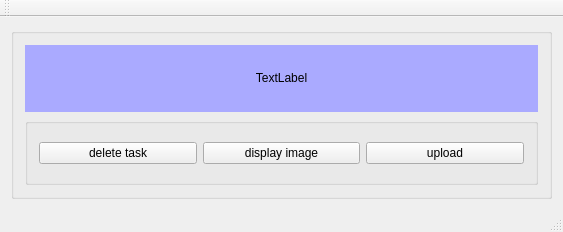
<?xml version="1.0" encoding="UTF-8"?>
<ui version="4.0">
 <class>cellClass</class>
 <widget class="QMainWindow" name="cellClass">
  <property name="geometry">
   <rect>
    <x>0</x>
    <y>0</y>
    <width>563</width>
    <height>232</height>
   </rect>
  </property>
  <property name="maximumSize">
   <size>
    <width>563</width>
    <height>400</height>
   </size>
  </property>
  <property name="windowTitle">
   <string>cell</string>
  </property>
  <widget class="QWidget" name="centralWidget">
   <layout class="QVBoxLayout" name="verticalLayout_2">
    <item>
     <widget class="QGroupBox" name="groupBox">
      <property name="title">
       <string/>
      </property>
      <layout class="QVBoxLayout" name="verticalLayout">
       <item>
        <widget class="QLabel" name="titlePlace">
         <property name="styleSheet">
          <string notr="true">background-color: rgb(170, 170, 255);</string>
         </property>
         <property name="text">
          <string>&lt;html&gt;&lt;head/&gt;&lt;body&gt;&lt;p align=&quot;center&quot;&gt;&lt;span style=&quot; color:#000000;&quot;&gt;TextLabel&lt;/span&gt;&lt;/p&gt;&lt;/body&gt;&lt;/html&gt;</string>
         </property>
        </widget>
       </item>
       <item>
        <widget class="QGroupBox" name="groupBox_2">
         <property name="title">
          <string/>
         </property>
         <layout class="QHBoxLayout" name="horizontalLayout">
          <item>
           <widget class="QPushButton" name="deleteTask">
            <property name="text">
             <string>delete task</string>
            </property>
           </widget>
          </item>
          <item>
           <widget class="QPushButton" name="displayImage">
            <property name="text">
             <string>display image</string>
            </property>
           </widget>
          </item>
          <item>
           <widget class="QPushButton" name="upload">
            <property name="text">
             <string>upload</string>
            </property>
           </widget>
          </item>
         </layout>
        </widget>
       </item>
      </layout>
     </widget>
    </item>
   </layout>
  </widget>
  <widget class="QMenuBar" name="menuBar">
   <property name="geometry">
    <rect>
     <x>0</x>
     <y>0</y>
     <width>563</width>
     <height>26</height>
    </rect>
   </property>
  </widget>
  <widget class="QToolBar" name="mainToolBar">
   <attribute name="toolBarArea">
    <enum>TopToolBarArea</enum>
   </attribute>
   <attribute name="toolBarBreak">
    <bool>false</bool>
   </attribute>
  </widget>
  <widget class="QStatusBar" name="statusBar"/>
 </widget>
 <layoutdefault spacing="6" margin="11"/>
 <resources/>
 <connections/>
</ui>
